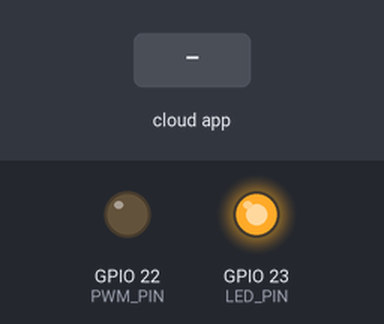
A sketch run on a simulated ESP32. Shown: output pins drawn as LEDs (lit = HIGH). The inputs (shaded band) are chosen by the test bench. The ROS host is connected and sends only what is stated.

Above: at 3.2 s.
3.3 s: the phone or cloud app sets micro_ros_sub to 100
At 4.2 s:
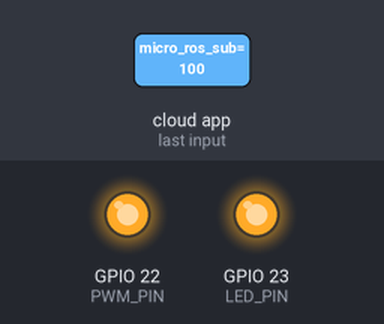
4.8 s: the phone or cloud app sets micro_ros_sub to -100
At 5.7 s:
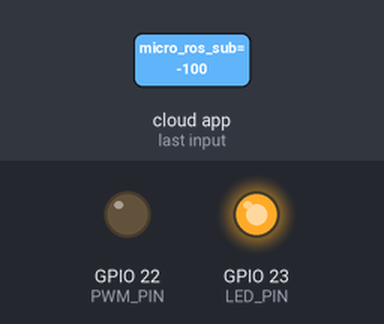
Timing chart, 0 to 7.8 s (numbered marks = the images above; inputs shaded):
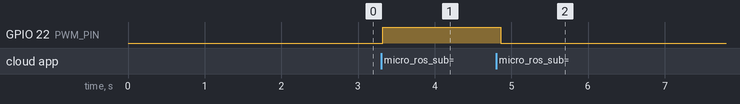

Measured:
- after the input at 3.3 s, GPIO 22 (PWM_PIN): LOW → HIGH at once
- after the input at 4.8 s, GPIO 22 (PWM_PIN): HIGH → LOW after 0.06 s

The sketch:

micro_ros_subscriber.ino
```cpp
// Include Libraries to be used
#include <micro_ros_arduino.h>    //micro-ros-arduino library
#include <rcl/rcl.h>              //Core ROS 2 Client Library (RCL) for node management.
#include <rcl/error_handling.h>   //Error handling utilities for Micro-ROS.
#include <rclc/rclc.h>            //Micro-ROS Client library for embedded devices.
#include <rclc/executor.h>        //Micro-ROS Executor to manage callbacks
#include <std_msgs/msg/float32.h>   //Predefined ROS 2 message type
#include <stdio.h>                //Standard I/O library for debugging.

//Declare nodes to be used
rcl_node_t node;            //Represents a ROS 2 Node running on the microcontroller.

//Instantiate executor and its support classes
rclc_executor_t executor;   //Manages task execution (timers, callbacks, etc.).
rclc_support_t support;     //Data structure that holds the execution context of Micro-ROS, including its communication state, memory management, and initialization data.
rcl_allocator_t allocator;  //Manages memory allocation.

//Declare Subscribers to be used
rcl_subscription_t subscriber;

//Declare timers to be used
rcl_timer_t timer;          //Creates a timer to execute functions at intervals.

//Declare Messages to be used
std_msgs__msg__Float32 msg;  //Defines a message of type float32.

//Define Macros to be used
//Executes fn and goes to error_loop() function if fn fails.
#define RCCHECK(fn) { rcl_ret_t temp_rc = fn; if((temp_rc != RCL_RET_OK)){error_loop();}}
// Executes fn, but ignores failures.
#define RCSOFTCHECK(fn) { rcl_ret_t temp_rc = fn; if((temp_rc != RCL_RET_OK)){}}

//Specifies GPIO pin 13 for controlling an LED
#define LED_PIN 23 //Define LED_PIN
#define PWM_PIN 22 //DEFINE PWM_PIN
#define PWM_FRQ 5000 //Define PWM Frequency
#define PWM_RES 8  //Define PWM Resolution
#define PWM_CHNL 0    //Define Channel
#define MSG_MIN_VAL 0 //Define min input value
#define MSG_MAX_VAL 1 //Define max input value
//Variables to be used
float pwm_set_point = 0.0;

//Define Error Functions
void error_loop(){
  while(1){
    digitalWrite(LED_PIN, !digitalRead(LED_PIN)); // Toggle LED state
    delay(100); // Wait 100 milliseconds
  }
}

//Define callbacks
void subscription_callback(const void * msgin)
{
  //Get the message received and store it on the message msg
  const std_msgs__msg__Float32 * msg = (const std_msgs__msg__Float32 *)msgin;
  pwm_set_point = constrain(msg->data, MSG_MIN_VAL, MSG_MAX_VAL);
  ledcWrite(PWM_CHNL, (uint32_t) (pow(2, PWM_RES) * (pwm_set_point  / 1.0)));
}


//Setup
void setup() {
  set_microros_transports(); // Initializes communication between ESP32 and the ROS 2 agent (Serial).
  //Setup Microcontroller Pins
  pinMode(LED_PIN, OUTPUT);
  pinMode(PWM_PIN, OUTPUT);
  digitalWrite(LED_PIN, HIGH);
  ledcSetup(PWM_CHNL, PWM_FRQ, PWM_RES);  //Setup the PWM
  ledcAttachPin(PWM_PIN, PWM_CHNL);       //Setup Attach the Pin to the Channel
  //Connection delay
  delay(2000);
  //Initializes memory allocation for Micro-ROS operations.
  allocator = rcl_get_default_allocator();

  //Creates a ROS 2 support structure to manage the execution context.
  RCCHECK(rclc_support_init(&support, 0, NULL, &allocator));

  // create node
  RCCHECK(rclc_node_init_default(&node, "micro_ros_sub_node", "", &support));

  // create subscriber
  RCCHECK(rclc_subscription_init_default(
    &subscriber,
    &node,
    ROSIDL_GET_MSG_TYPE_SUPPORT(std_msgs, msg, Float32),
    "micro_ros_sub"));

  // create executor
  RCCHECK(rclc_executor_init(&executor, &support.context, 1, &allocator));
  // Register suscription with executor
  RCCHECK(rclc_executor_add_subscription(&executor, &subscriber, &msg, &subscription_callback, ON_NEW_DATA));
}

void loop() {
  //Executor Spin
  delay(100);
  RCCHECK(rclc_executor_spin_some(&executor, RCL_MS_TO_NS(100)));  //Executor Spin
}
```
